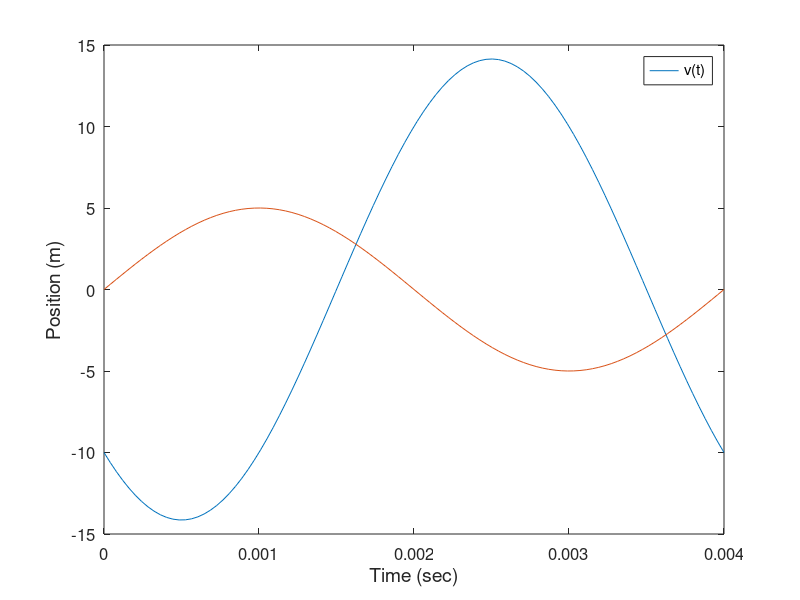

Source code (MATLAB):
clear
clear
close all
t = linspace(0,0.004,100);
v1 = 10*sqrt(2)*sin(500*pi*t-3*pi/4);
v2 = 5*sin(500*pi*t);

figure
plot(t,v1,t,v2)
set(gca,'fontsize',12)
xlabel('Time (sec)','FontSize',14)
ylabel('Position (m)','FontSize',14)
legend('v(t)')